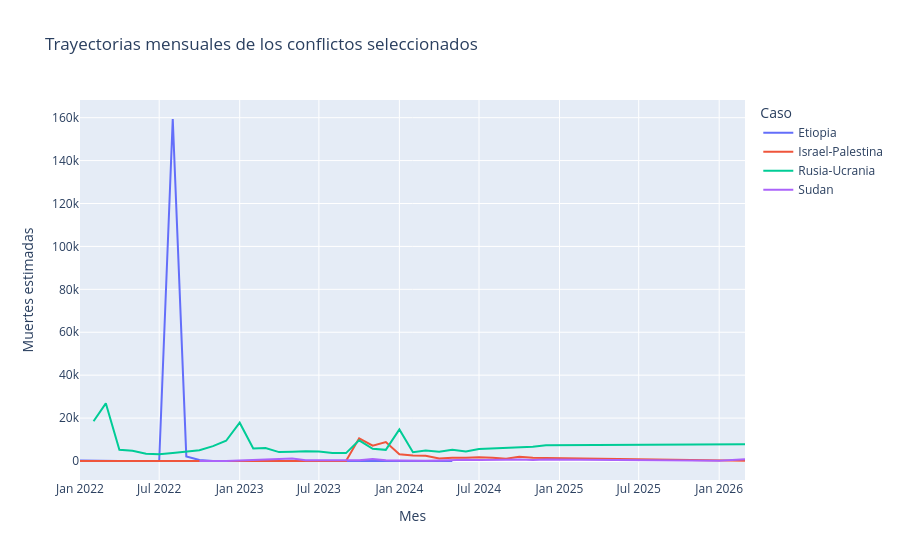

Notebook cell for this chart:
### Code cell
case_monthly = (
    cases.groupby(["event_month", "caso"], as_index=False)
    .agg(eventos=("events", "sum"), muertes=("fatalities_best", "sum"), civiles=("civilian_fatalities", "sum"))
    .sort_values("event_month")
)

fig = px.line(
    case_monthly,
    x="event_month",
    y="muertes",
    color="caso",
    title="Trayectorias mensuales de los conflictos seleccionados",
    labels={"event_month": "Mes", "muertes": "Muertes estimadas", "caso": "Caso"},
)
fig.show()
